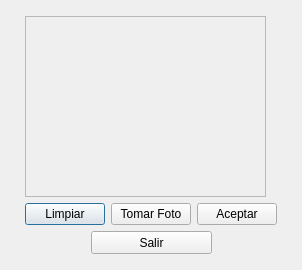
<?xml version="1.0" encoding="UTF-8"?>
<ui version="4.0">
 <class>DialogWebCam</class>
 <widget class="QDialog" name="DialogWebCam">
  <property name="geometry">
   <rect>
    <x>0</x>
    <y>0</y>
    <width>302</width>
    <height>270</height>
   </rect>
  </property>
  <property name="sizePolicy">
   <sizepolicy hsizetype="Fixed" vsizetype="Fixed">
    <horstretch>0</horstretch>
    <verstretch>0</verstretch>
   </sizepolicy>
  </property>
  <property name="minimumSize">
   <size>
    <width>302</width>
    <height>270</height>
   </size>
  </property>
  <property name="maximumSize">
   <size>
    <width>302</width>
    <height>270</height>
   </size>
  </property>
  <property name="windowTitle">
   <string>Dialog</string>
  </property>
  <layout class="QGridLayout" name="gridLayout_3">
   <item row="0" column="0">
    <spacer name="horizontalSpacer_3">
     <property name="orientation">
      <enum>Qt::Horizontal</enum>
     </property>
     <property name="sizeHint" stdset="0">
      <size>
       <width>11</width>
       <height>20</height>
      </size>
     </property>
    </spacer>
   </item>
   <item row="0" column="1">
    <layout class="QVBoxLayout" name="verticalLayout_2">
     <item>
      <widget class="QFrame" name="frame">
       <property name="sizePolicy">
        <sizepolicy hsizetype="Fixed" vsizetype="Fixed">
         <horstretch>0</horstretch>
         <verstretch>0</verstretch>
        </sizepolicy>
       </property>
       <property name="minimumSize">
        <size>
         <width>241</width>
         <height>181</height>
        </size>
       </property>
       <property name="maximumSize">
        <size>
         <width>241</width>
         <height>181</height>
        </size>
       </property>
       <property name="frameShape">
        <enum>QFrame::StyledPanel</enum>
       </property>
       <property name="frameShadow">
        <enum>QFrame::Raised</enum>
       </property>
       <widget class="QWidget" name="gridLayoutWidget">
        <property name="geometry">
         <rect>
          <x>0</x>
          <y>0</y>
          <width>241</width>
          <height>181</height>
         </rect>
        </property>
        <layout class="QGridLayout" name="layoutCamara"/>
       </widget>
      </widget>
     </item>
     <item>
      <layout class="QVBoxLayout" name="verticalLayout">
       <property name="sizeConstraint">
        <enum>QLayout::SetFixedSize</enum>
       </property>
       <item>
        <layout class="QHBoxLayout" name="horizontalLayout">
         <property name="sizeConstraint">
          <enum>QLayout::SetFixedSize</enum>
         </property>
         <item>
          <widget class="QPushButton" name="pbLimpiar">
           <property name="text">
            <string>Limpiar</string>
           </property>
          </widget>
         </item>
         <item>
          <widget class="QPushButton" name="pbTomarFoto">
           <property name="sizePolicy">
            <sizepolicy hsizetype="Fixed" vsizetype="Fixed">
             <horstretch>0</horstretch>
             <verstretch>0</verstretch>
            </sizepolicy>
           </property>
           <property name="text">
            <string>Tomar Foto</string>
           </property>
          </widget>
         </item>
         <item>
          <widget class="QPushButton" name="pbAceptar">
           <property name="sizePolicy">
            <sizepolicy hsizetype="Fixed" vsizetype="Fixed">
             <horstretch>0</horstretch>
             <verstretch>0</verstretch>
            </sizepolicy>
           </property>
           <property name="text">
            <string>Aceptar</string>
           </property>
          </widget>
         </item>
        </layout>
       </item>
       <item>
        <layout class="QHBoxLayout" name="horizontalLayout_2">
         <item>
          <spacer name="horizontalSpacer">
           <property name="orientation">
            <enum>Qt::Horizontal</enum>
           </property>
           <property name="sizeHint" stdset="0">
            <size>
             <width>40</width>
             <height>20</height>
            </size>
           </property>
          </spacer>
         </item>
         <item>
          <widget class="QPushButton" name="pbSalir">
           <property name="sizePolicy">
            <sizepolicy hsizetype="Fixed" vsizetype="Fixed">
             <horstretch>0</horstretch>
             <verstretch>0</verstretch>
            </sizepolicy>
           </property>
           <property name="minimumSize">
            <size>
             <width>121</width>
             <height>23</height>
            </size>
           </property>
           <property name="maximumSize">
            <size>
             <width>121</width>
             <height>23</height>
            </size>
           </property>
           <property name="text">
            <string>Salir</string>
           </property>
          </widget>
         </item>
         <item>
          <spacer name="horizontalSpacer_2">
           <property name="orientation">
            <enum>Qt::Horizontal</enum>
           </property>
           <property name="sizeHint" stdset="0">
            <size>
             <width>40</width>
             <height>20</height>
            </size>
           </property>
          </spacer>
         </item>
        </layout>
       </item>
      </layout>
     </item>
    </layout>
   </item>
   <item row="0" column="2">
    <spacer name="horizontalSpacer_4">
     <property name="orientation">
      <enum>Qt::Horizontal</enum>
     </property>
     <property name="sizeHint" stdset="0">
      <size>
       <width>12</width>
       <height>20</height>
      </size>
     </property>
    </spacer>
   </item>
  </layout>
 </widget>
 <tabstops>
  <tabstop>pbLimpiar</tabstop>
  <tabstop>pbTomarFoto</tabstop>
  <tabstop>pbAceptar</tabstop>
  <tabstop>pbSalir</tabstop>
 </tabstops>
 <resources/>
 <connections/>
</ui>
